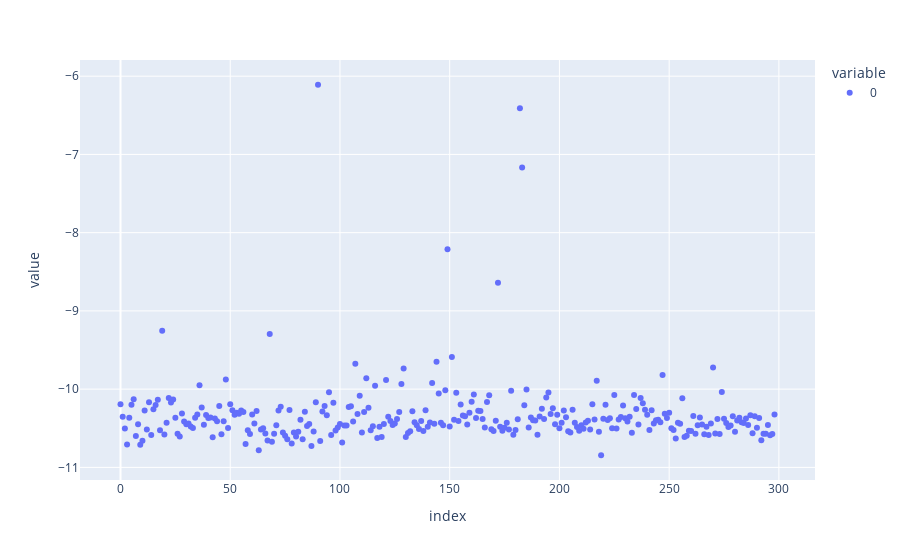

The notebook cell saved with this chart:
### Code cell
iv = IonVisualisation()
px.scatter(iv.visualize(20000))

### Figure 1 — Plotly figure (JSON) as saved in the notebook; plotly's stock layout.template omitted (floating-point values rounded to 4 significant figures; data arrays with more than 128 entries replaced by an {"elided": "..."} marker saying what was removed)
{"data": [{"hovertemplate": "variable=0<br>index=%{x}<br>value=%{y}<extra></extra>", "legendgroup": "0", "marker": {"color": "#636efa", "symbol": "circle"}, "mode": "markers", "name": "0", "orientation": "v", "showlegend": true, "type": "scatter", "x": {"elided": "299 int values"}, "xaxis": "x", "y": {"elided": "299 float values"}, "yaxis": "y"}], "layout": {"legend": {"title": {"text": "variable"}, "tracegroupgap": 0}, "margin": {"t": 60}, "xaxis": {"anchor": "y", "domain": [0, 1], "title": {"text": "index"}}, "yaxis": {"anchor": "x", "domain": [0, 1], "title": {"text": "value"}}}}
